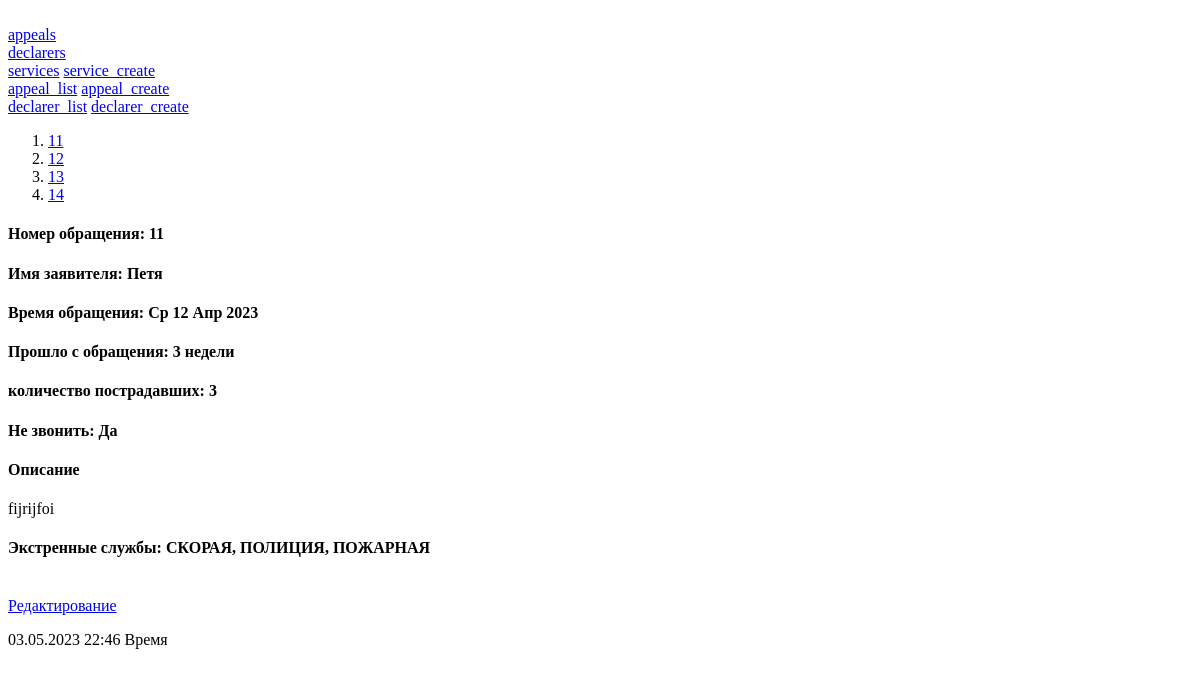
/appeals/1, run on an earlier commit of the app's database.
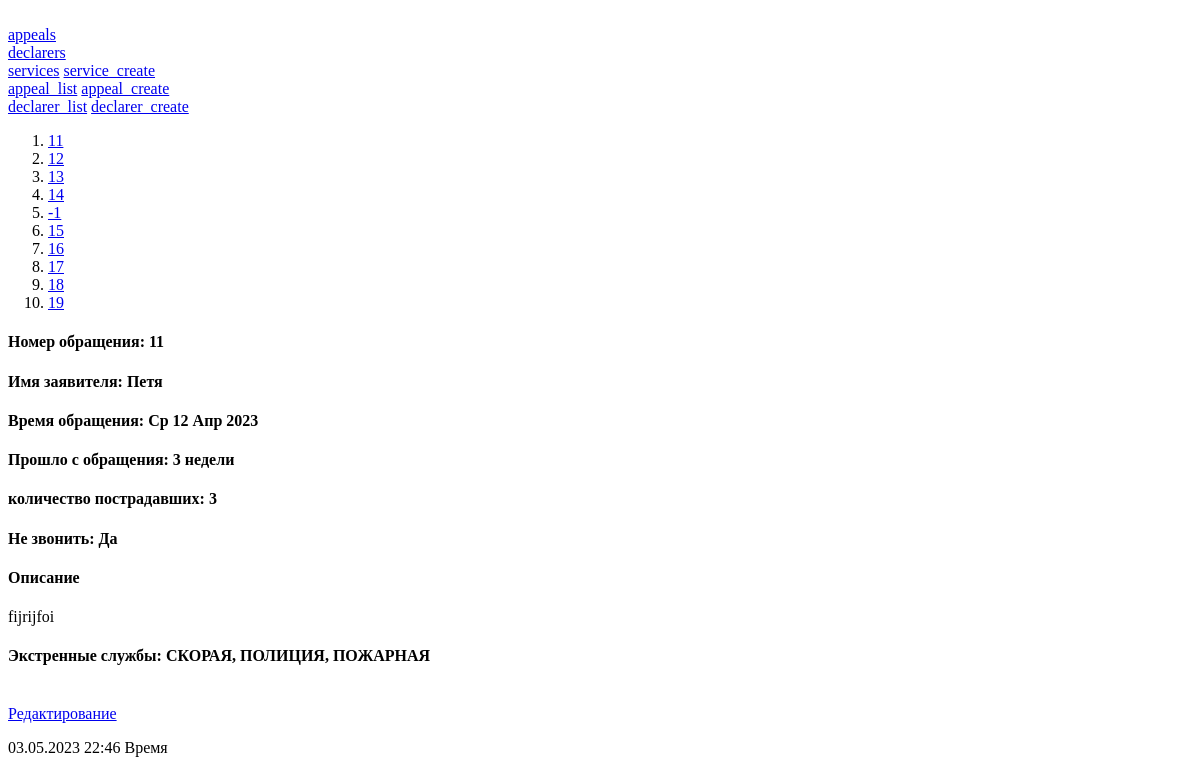
And on a later commit of the database.
### core/models.py (models this page shows, shortened)
class Appeal(models.Model):
    in_work = 'В работе'
    complited = 'Завершено'
    status_choices = [
        (in_work, 'В работе'),
        (complited, 'Завершено')
    ]
    declarer = models.ForeignKey(Declarer, verbose_name='Заявитель', on_delete=models.CASCADE, related_name='appeals')
    services = models.ManyToManyField(Service, verbose_name='Службы', blank=True, related_name='appeals')
    created = models.DateField('Время обращения', auto_now_add=True)
    number = models.IntegerField('Номер обращения', db_index=True, unique=True, blank=True,)
    status = models.CharField('Статус', max_length=10, choices=status_choices, default='В работе')
    casualties = models.IntegerField('Количество пострадавших')
    dont_call = models.BooleanField('Не звонить', null=True, blank=True)
    description = models.TextField('Описание', blank=True)
    class Meta:
        ordering = ['created', 'number']
        verbose_name = 'Обращение'
        verbose_name_plural = 'Список обращений'

class Declarer(models.Model):
    men = 'men'
    woman = 'women'
    gender_choices = [
        (men, 'Мужчина'),
        (woman, 'Женщина')
    ]
    name = models.CharField('ФИО', max_length=50)
    age = models.DateField('Дата рождения')
    gender = models.CharField('Ваш пол', max_length=7, choices=gender_choices)
    phone = models.IntegerField('Номер телефона', blank=True, null=True)
    photo = models.ImageField('Фото', blank=True)
    health_status = models.TextField(
        'Состояние здоровья',
        blank=True,
        default='Практичеки здоров',
        help_text='Аллергоgeанамнез, хронические заболевания и т.п.'
    )
    class Meta:
        ordering = ['name']
        verbose_name = 'Заявитель'
        verbose_name_plural = 'Список заявителей'

class Service(models.Model):
    name = models.CharField('Название службы', max_length=50)
    cod = models.IntegerField('Код службы')
    phone = models.IntegerField('Номер телефона')
    class Meta:
        ordering = ['cod']
        verbose_name = 'Экстренная служба'
        verbose_name_plural = 'Список экс. служб'
    def __str__(self):
        return self.name

### core/views.py (the view)
# urls.py: path('appeals/<int:pk>', core.views.appeal_detail.as_view()),
class appeal_detail(View):
    template_name = 'core/appeal.html'
    def get(self, request, pk):
        a = models.Appeal.objects.all()
        appeals = models.Appeal.objects.filter(pk=pk)
        service = models.Service.objects.filter(appeals__pk=pk)
        return render(request, self.template_name, {'appeals': appeals, 'service': service, 'a': a})

### core/templates/core/appeal.html
{% extends 'core/base.html' %}
{% block content %}
    <ol>
        {% for i in a %}
        <li><a href="/appeals/{{i.pk}}">{{i.number}}</a></li>
        {% endfor %}
    </ol>
    {% for p in appeals %}
        <h4>Номер обращения: {{p.number}}</h4>
        <h4>Имя заявителя: {{p.declarer.name}}</h4>
        <h4>Время обращения: {{p.created|date:"D d M Y"}}</h4>
        <h4>Прошло с обращения: {{p.created|timesince}}</h4>
        <h4>количество пострадавших: {{p.casualties}}</h4>
        <h4>Не звонить: {{p.dont_call|yesno:"Да,Нет"}}</h4>
        <h4>Описание</h4>
        {% if p.description %}
        {{p.description}}
        {% else %}
        <h5>Описания нет</h5>
        {% endif %}
        {% if p.services %}
        <h4>Экстренные службы: {{p.services.all|join:', '|upper}}</h4>
        {% else %}
        <h5>Служб нет</h5>
        {% endif %}
    <br><a href="/edit_appeal/{{p.pk}}">Редактирование</a>
    {% endfor %}
{% include "core/footer.html" with year=y %}
{% endblock %}

What changed in the data, as far as the page shows it:
added Appeal: number "-1"
added Appeal: number "15"
added Appeal: number "16"
added Appeal: number "17"
added Appeal: number "18"
added Appeal: number "19"
